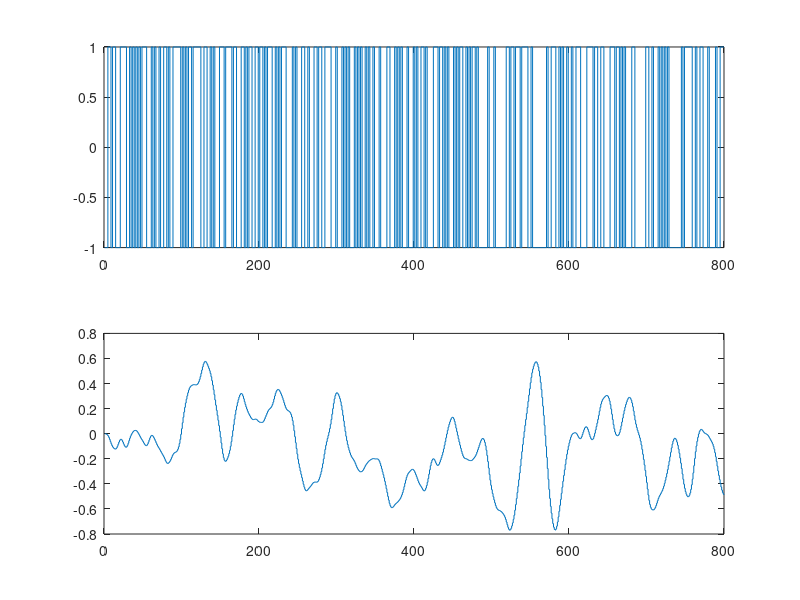
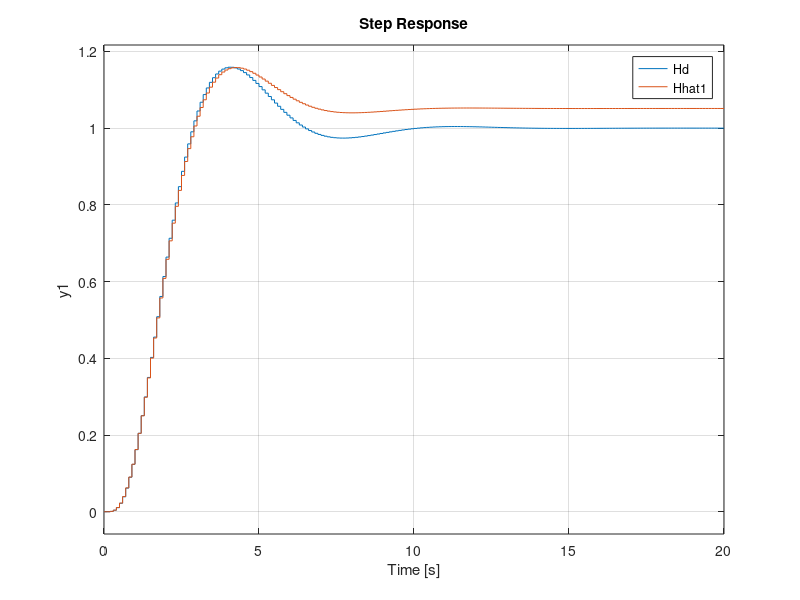
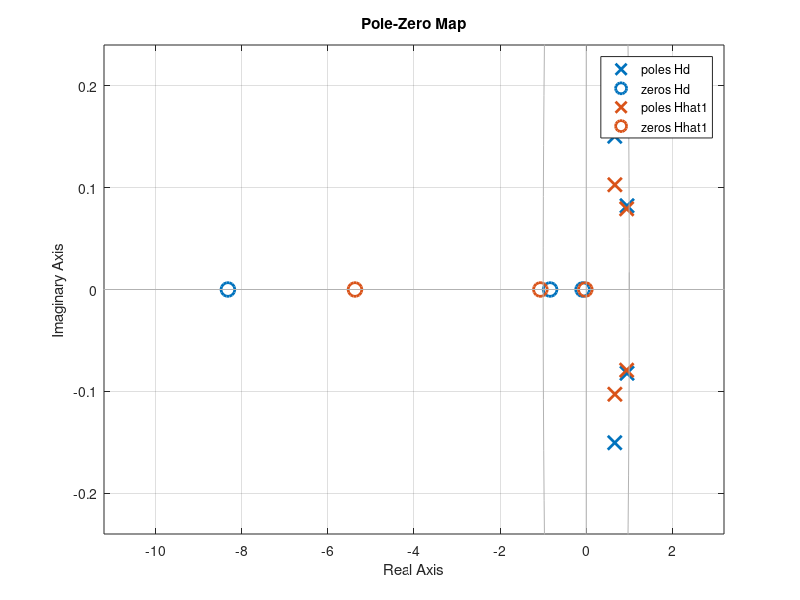
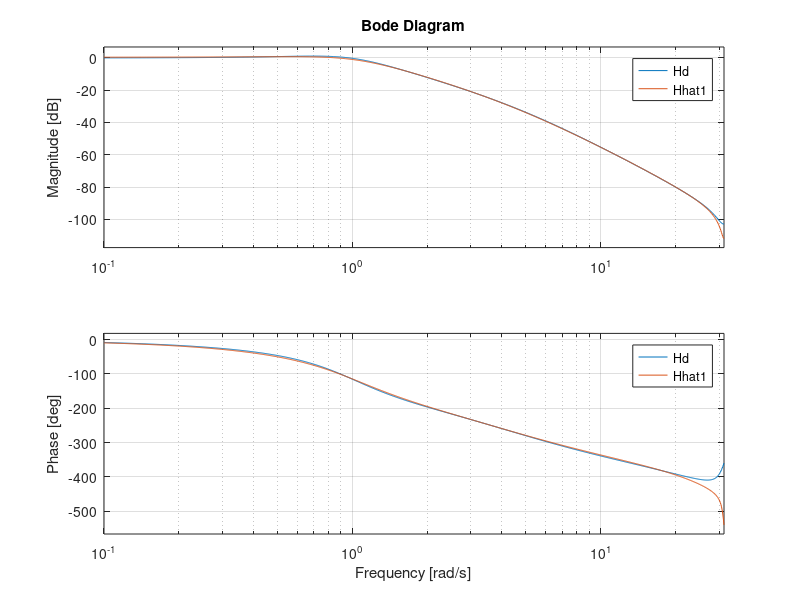

The MATLAB script that drew these images, in order: (Note: this script raises an error after producing the figures.)
% MR2007 HW4 Fall 2019
% Generating data set for the students to work 
% on to identitfy the model

% Kjartan Halvorsen
% 2019-10-10

%% Second-order plant and second-order anti-aliasing filter
clear all

s = tf('s');
G = 1 / (s^2 + s + 1);

h = 0.1;
wN = pi/h;
w0 = wN/sqrt(148.48);
Ha = 3/( (s/w0)^2 + 3*(s/w0) + 3);

H = G*Ha;
Hd = c2d(H, h)
[num,den] = tfdata(Hd)


noisestd = 0.01;
sigma = 0.08;
sigma = 5e-4;

Hde = tf([1, 0,0,0,0], den{1}, h)


% Generate identification data
N = 400;
t = (0:(2*N-1))'*h;

uu = 2*( -0.5 + randi([0,1], 1, N) );
u = cat(1, uu, uu);
u1 = u(:);
e1 = sigma*randn(size(u1));     

y1 = lsim(Hd, u1) + lsim(Hde, e1);

% Generate validation sequence
uu = 2*( -0.5 + randi([0,1], 1, N) );
uv = cat(1, uu, uu);
u1_val = uv(:);
ev1 = sigma*randn(size(u1_val));

y1_val = lsim(Hd, u1_val) + lsim(Hde, ev1);

save('sysid_hw_data.mat', ...
    'u1', 'y1', 'u1_val', 'y1_val')

figure(1)
clf
subplot(211)
stairs(u1)
subplot(212)
stairs(y1)

 
%% Estimation with least squares "by hand"

% Model 1 - four poles, three zeros
Phi_1 = [-y1(4:end-1), -y1(3:end-2), -y1(2:end-3), -y1(1:end-4), ...
    u1(4:end-1), u1(3:end-2), u1(2:end-3), u1(1:end-4)];
par_1 = Phi_1 \ y1(5:end);
resids1 = y1(5:end) - Phi_1*par_1;

a1 = [1, par_1(1:4)']
num{1}
b1 = par_1(5:end)'
den{1}

Hhat1 = tf(b1, a1, h);



% Simulate

figure(2)
clf
step(Hd, Hhat1)

figure(3)
clf
pzmap(Hd, Hhat1)

figure(4)
bode(Hd, Hhat1)

figure(5)
covfcn(resids1)
